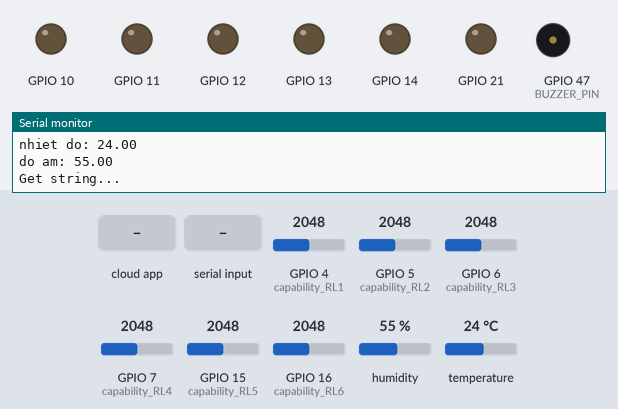
The program below on a simulated ESP32-S3. Parts: output pins drawn as LEDs (lit = HIGH), buzzer (waves = sounding, pin HIGH), the last lines printed to the serial monitor. The inputs (shaded band) are chosen by the test bench; at power-on: GPIO 4 (capability_RL1) = 2048, GPIO 5 (capability_RL2) = 2048, GPIO 6 (capability_RL3) = 2048, GPIO 7 (capability_RL4) = 2048, GPIO 15 (capability_RL5) = 2048, GPIO 16 (capability_RL6) = 2048, humidity 55 %, temperature 24 °C. WiFi joins after 1.5 s; servers stay silent unless stated; EEPROM starts erased; the Firebase database answers and starts empty.

Above: at 3.7 s.
3.8 s: the phone or cloud app sets status to true
At 4.3 s:
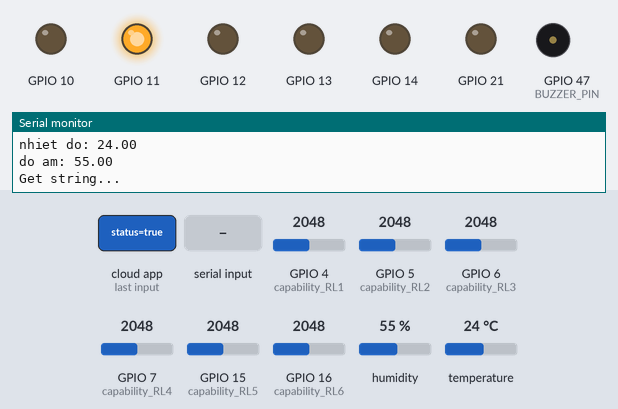
5.4 s: the phone or cloud app sets status to true
At 12.7 s:
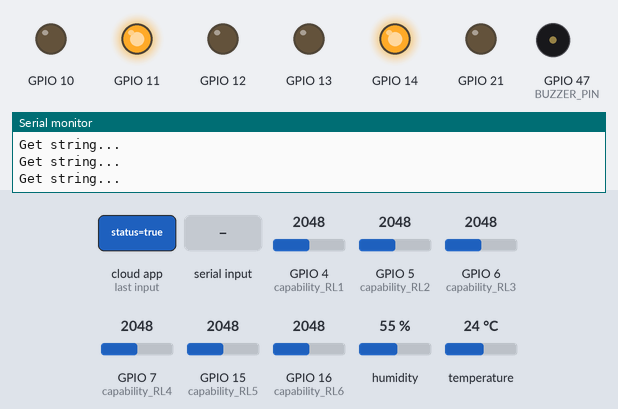
13.5 s: "ON" received over the second serial link
At 18.9 s:
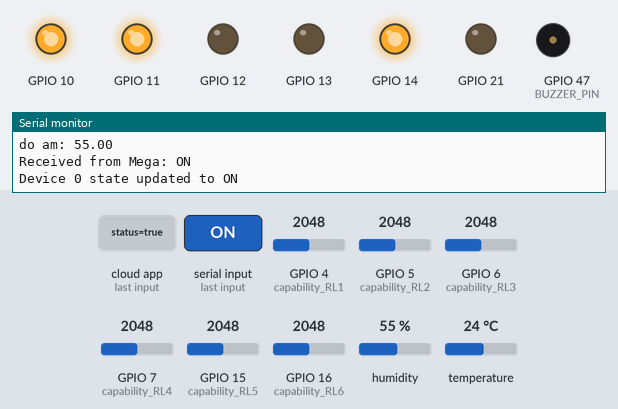
Timing chart, 0 to 20.4 s (numbered marks = the images above; inputs shaded):
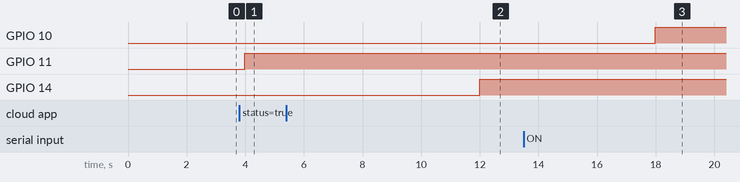

The program:

main.cpp
```cpp
#include <Arduino.h>
#include "EEPROM.h"
#include "WiFi.h"
#include "connectWiFi.h"
#include "Firebase.h"
#include "Infrared.h"
#include <Wire.h>
// #include <LiquidCrystal_I2C.h>
#include <Filters.h>
// int pin_SDA = 9;
// int pin_SCL = 8;


char ssid[32];
char pass[32];
char quserid[32];
int capability_RL1 = 4;
int capability_RL2 = 5;
int capability_RL3 = 6;
int capability_RL4 = 7;
int capability_RL5 = 15;
int capability_RL6 = 16;
void setup() {
  Serial.begin(115200);
  // Serial2.begin(9600, SERIAL_8N1,16,17);
  Serial1.begin(9600, SERIAL_8N1,18,17);
  Serial2.begin(115200, SERIAL_8N1,8,9);

  pinMode(capability_RL1,INPUT);
  pinMode(capability_RL2,INPUT);
  pinMode(capability_RL3,INPUT);
  pinMode(capability_RL4,INPUT);
  pinMode(capability_RL5,INPUT);
  pinMode(capability_RL6,INPUT);
  // Wire.begin(pin_SDA, pin_SCL);
  // intitreadcapacity_Relay();
  WiFi.disconnect();
  delay(1000);
  EEPROM.begin(96);


  Serial.println("READING EEPROM SSID");
  if(EEPROM.read(0)!=0){
    strcpy(ssid,EEPROM.readString(0).c_str());
    strcpy(pass,EEPROM.readString(32).c_str());
    strcpy(quserid, EEPROM.readString(64).c_str());
  }
  WiFi.mode(WIFI_STA);
  WiFi.begin(ssid,pass);
  delay(1000);
  if(WiFi.waitForConnectResult()==WL_CONNECTED){
    Serial.println("CONNECTED");
    // initLcd();
    initDHT(); //setup DHT temp
    for (int i = 10; i <= 14 ; i++)
    {
      pinMode(i, OUTPUT);
      pinMode(21, OUTPUT);
    }

    connectFirebase();

  }
  else{
    Serial.println("SETUPap");
    setupAP();
  }

  Serial.println();
  Serial.println("Waiting.");


  while ((WiFi.status() != WL_CONNECTED))
  {
    Serial.print(".");
    delay(100);
    server.handleClient();
  }

  // xTaskCreate(initInfrared,"Motion",8192,NULL,2,NULL);
}


void loop() {

  readTemp(quserid);
  TurnLight(quserid);
  readcapacity(quserid);
  // readcapacity_Relay(quserid);
}
```

Firebase.h
```cpp
#ifndef _Firebase_h_
#define _Firebase_h_

#define DHT11_PIN 38
#define DHTTYPE DHT11
#define BUZZER_PIN 47


#define API_KEY "AIzaSyCvcp70TewaKGHAGl0XMWsNsZiGRm_hVa4"

#define DATABASE_URL "https://iot-smart-home-a7c95-default-rtdb.asia-southeast1.firebasedatabase.app/"


// void initLcd();
// void intitreadcapacity_Relay();
void connectFirebase();
void initDHT();
void readTemp(const char* quserid);
void TurnLight(const char * quserid);
void initMobus();
void readcapacity(const char* quserid);
// void readcapacity_Relay(const char* quserid);

#endif 
```

Infrared.h
```cpp
// #define timeSeconds 10
// #include "Arduino.h"
// // Set GPIOs for LED and PIR Motion Sensor
// const int led = 2;
// const int motionSensor = 34;

// // Timer: Auxiliary variables
// unsigned long now = millis();
// unsigned long lastTrigger = 0;
// boolean startTimer = false;

// // Checks if motion was detected, sets LED HIGH and starts a timer
// void IRAM_ATTR detectsMovement() {
//   Serial.println("MOTION DETECTED!!!");
//   digitalWrite(led, HIGH);
//   startTimer = true;
//   lastTrigger = millis();
// }

// void initInfrared(void *param)
// {
//   pinMode(motionSensor, INPUT);
//   int stateMotion=0;
//   while(1){
//     stateMotion = digitalRead(motionSensor);
//     //Serial.println(stateMotion);
//     if(stateMotion){
//       Serial.println("MOTION DETECTED!!!");
//       digitalWrite(led, HIGH);
//       delay(5000);
//       digitalWrite(led, LOW);
//       Serial.println("Stopped motion");
//     }

//     vTaskDelay(100);
//   }
//   /* pinMode(motionSensor, INPUT_PULLUP);
//   // Set motionSensor pin as interrupt, assign interrupt function and set RISING mode
//   attachInterrupt(digitalPinToInterrupt(motionSensor), detectsMovement, RISING);
//   // Set LED to LOW
//   //pinMode(led, OUTPUT);
//   digitalWrite(led, LOW); */

// }

// void runInfrared() {
//   // Current time
//    now = millis();
//   // Turn off the LED after the number of seconds defined in the timeSeconds variable
//   if(startTimer && (now - lastTrigger > (timeSeconds*1000))) {
//     Serial.println("Motion stopped...");
//     digitalWrite(led, LOW);
//     startTimer = false;
//   }

// }
```

connectWiFi.h
```cpp
#include "WiFi.h"
#include "EEPROM.h"
#include "WebServer.h"
#define BUZZER_PIN 47

WebServer server(80);
String content;
String st;
int statusCode;


void createWebServer(void);
void setupAP(void);
void launchWeb(void);

void launchWeb()
{
  Serial.println("");
  if (WiFi.status() == WL_CONNECTED)
    Serial.println("WiFi connected");
    Serial.print("Local IP: ");
    Serial.println(WiFi.localIP());
    Serial.print("SoftAP IP: ");
    Serial.println(WiFi.softAPIP());
    createWebServer();
    // Start the server
    server.begin();
    Serial.println("Server started");
}


void setupAP(void)
{
  WiFi.mode(WIFI_STA);
  WiFi.disconnect();
  delay(100);
  int n = WiFi.scanNetworks();
  Serial.println("scan done");
  if (n == 0)
    Serial.println("no networks found");
  else
  {
    Serial.print(n);
    Serial.println(" networks found");
    for (int i = 0; i < n; ++i)
    {
      // Print SSID and RSSI for each network found
      Serial.print(i + 1);
      Serial.print(": ");
      Serial.print(WiFi.SSID(i));
      Serial.print(" (");
      Serial.print(WiFi.RSSI(i));
      Serial.print(")");
      Serial.println((WiFi.encryptionType(i) == WIFI_AUTH_OPEN) ? " " : "*");
      delay(10);
    }
  }
  Serial.println("");
  st = "<ol>";
  for (int i = 0; i < n; ++i)
  {
    // Print SSID and RSSI for each network found
    st += "<li>";
    st += WiFi.SSID(i);
    st += " (";
    st += WiFi.RSSI(i);

    st += ")";
    st += (WiFi.encryptionType(i) == WIFI_AUTH_OPEN) ? " " : "*";
    st += "</li>";
  }
  st += "</ol>";
  delay(100);
  WiFi.softAP("SmartHome", "");
  Serial.println("softap");
  launchWeb();
  Serial.println("over");
}


void createWebServer()
{
 {
    server.on("/", []() {

      IPAddress ip = WiFi.softAPIP();
      String ipStr = String(ip[0]) + '.' + String(ip[1]) + '.' + String(ip[2]) + '.' + String(ip[3]);
      content = "<!DOCTYPE HTML>\r\n<html>Hello from ESP8266 at ";
      content += "<form action=\"/scan\" method=\"POST\"><input type=\"submit\" value=\"scan\"></form>";
      content += ipStr;
      content += "<p>";
      content += st;
      content += "</p><form method='get' action='post'><label>SSID: </label><input name='ssid' length=32><input name='pass' length=64><input type='submit'></form>";
      content += "</html>";
      server.send(200, "text/html", content);
    });
    server.on("/scan", []() {
      //setupAP();
      IPAddress ip = WiFi.softAPIP();
      String ipStr = String(ip[0]) + '.' + String(ip[1]) + '.' + String(ip[2]) + '.' + String(ip[3]);

      content = "<!DOCTYPE HTML>\r\n<html>go back";
      server.send(200, "text/html", content);
    });

    server.on("/post", []() {
      String qsid = server.arg("ssid");
      String qpass = server.arg("pass");
      String quserid=server.arg("userid");
      if (qsid.length() > 0 && qpass.length() > 0 && quserid.length() > 0) {
        Serial.println("clearing eeprom");

        pinMode(BUZZER_PIN, OUTPUT);

        for (int i = 0; i < 96; ++i)
          EEPROM.write(i, 0);

        Serial.println(qsid);
        Serial.println("");
        Serial.println(qpass);
        Serial.println("");
        Serial.println(quserid);
        Serial.println("");

        Serial.println("writing eeprom ssid:");
        for (int i = 0; i < qsid.length(); ++i)
        {
          EEPROM.write(i,qsid[i]);
          Serial.print("Wrote: ");
          Serial.println(qsid[i]);
        }
        Serial.println("writing eeprom pass:");
        for (int i = 0; i < qpass.length(); ++i)
        {
          EEPROM.write(32+i,qpass[i]);
          Serial.print("Wrote: ");
          Serial.println(qpass[i]);
        }
        Serial.println("writing eeprom userid:");
        for (int i = 0; i < quserid.length(); ++i)
        {
          EEPROM.write(64+i,quserid[i]);
          Serial.print("Wrote: ");
          Serial.println(quserid[i]);
        }
        EEPROM.commit();

        content = "{\"Success\":\"saved to eeprom... reset to boot into new wifi\"}";
        statusCode = 200;
        digitalWrite(BUZZER_PIN, HIGH); // turn on
        delay (200);
        digitalWrite(BUZZER_PIN, LOW);
        delay (200);
        digitalWrite(BUZZER_PIN, HIGH); // turn on
        delay (200);
        digitalWrite(BUZZER_PIN, LOW);
        delay (200);
        digitalWrite(BUZZER_PIN, HIGH); // turn on
        delay (200);
        digitalWrite(BUZZER_PIN, LOW);
        delay (200);
        ESP.restart();
      } else {
        content = "{\"Error\":\"404 not found\"}";
        statusCode = 404;
        Serial.println("Sending 404");
        digitalWrite(BUZZER_PIN, HIGH); // turn on
        delay (200);
        digitalWrite(BUZZER_PIN, LOW);
        delay (200);
        digitalWrite(BUZZER_PIN, HIGH); // turn on
        delay (200);
        digitalWrite(BUZZER_PIN, LOW);
        delay (200);
      }
      server.sendHeader("Access-Control-Allow-Origin", "*");
      server.send(statusCode, "application/json", content);

    });
  }
}
```

tes.c
```cpp
// # hello testFeature
```

Source omitted: Firebase.cpp (19673 bytes)

Measured:
- after the input at 3.8 s, GPIO 11: LOW → HIGH after 0.18 s
- after the input at 5.4 s, GPIO 14: LOW → HIGH after 6.6 s
- after the input at 13.5 s, GPIO 10: LOW → HIGH after 4.5 s
